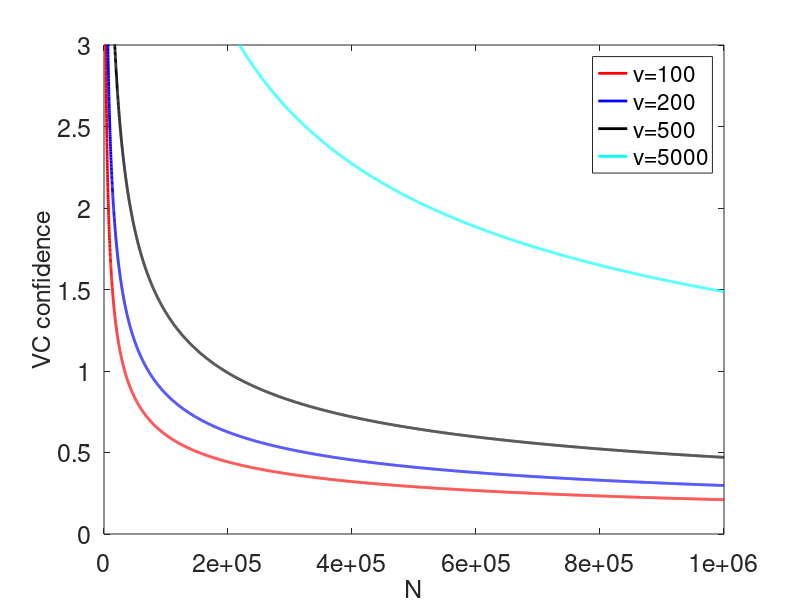

Source code (MATLAB):
clc;
clear;
close all;



delta = .05;
d = [100 200 500 5000];
N = 100:100:1e6;
c = {'r','b','k','c','g'};

figure;
hold on;
box on;
for i = 1:length(d)
  f = 4 * sqrt((2*d(i)*log(N)+log(2./delta))./N);
  plot(N, f, c{i}, 'LineWidth', 2)
end
ylim([0,3])
set(gca, 'fontsize', 18)
xlabel('N', 'FontSize', 18)
ylabel('VC confidence', 'FontSize', 18)
legend({'\nu=100','\nu=200','\nu=500','\nu=5000'})